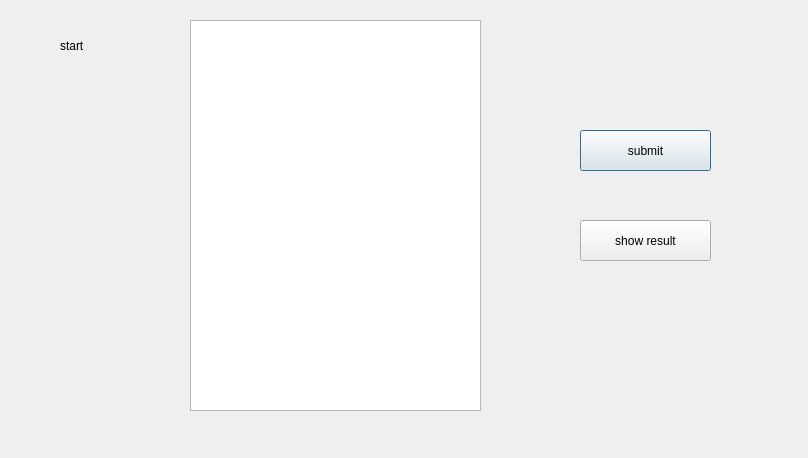
<?xml version="1.0" encoding="UTF-8"?>
<ui version="4.0">
 <class>Dialog</class>
 <widget class="QDialog" name="Dialog">
  <property name="geometry">
   <rect>
    <x>0</x>
    <y>0</y>
    <width>808</width>
    <height>458</height>
   </rect>
  </property>
  <property name="windowTitle">
   <string>Dialog</string>
  </property>
  <widget class="QLabel" name="label">
   <property name="geometry">
    <rect>
     <x>60</x>
     <y>30</y>
     <width>101</width>
     <height>31</height>
    </rect>
   </property>
   <property name="text">
    <string>start</string>
   </property>
  </widget>
  <widget class="QTextEdit" name="textEdit">
   <property name="geometry">
    <rect>
     <x>190</x>
     <y>20</y>
     <width>291</width>
     <height>391</height>
    </rect>
   </property>
  </widget>
  <widget class="QPushButton" name="pushButton">
   <property name="geometry">
    <rect>
     <x>580</x>
     <y>130</y>
     <width>131</width>
     <height>41</height>
    </rect>
   </property>
   <property name="text">
    <string>submit</string>
   </property>
  </widget>
  <widget class="QPushButton" name="pushButton_2">
   <property name="geometry">
    <rect>
     <x>580</x>
     <y>220</y>
     <width>131</width>
     <height>41</height>
    </rect>
   </property>
   <property name="text">
    <string>show result</string>
   </property>
  </widget>
 </widget>
 <resources/>
 <connections/>
</ui>
